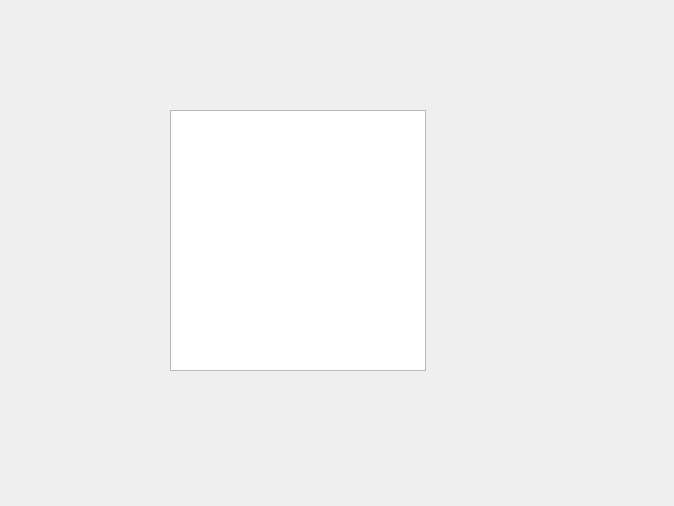
<?xml version="1.0" encoding="UTF-8"?>
<ui version="4.0">
 <class>CompassClass</class>
 <widget class="QWidget" name="CompassClass">
  <property name="geometry">
   <rect>
    <x>0</x>
    <y>0</y>
    <width>674</width>
    <height>506</height>
   </rect>
  </property>
  <property name="windowTitle">
   <string>Compass</string>
  </property>
  <widget class="qbx_Compass" name="graphicsCompass">
   <property name="geometry">
    <rect>
     <x>170</x>
     <y>110</y>
     <width>256</width>
     <height>261</height>
    </rect>
   </property>
  </widget>
 </widget>
 <layoutdefault spacing="6" margin="11"/>
 <customwidgets>
  <customwidget>
   <class>qbx_Compass</class>
   <extends>QGraphicsView</extends>
   <header location="global">qbx_Compass.h</header>
  </customwidget>
 </customwidgets>
 <resources>
  <include location="compass.qrc"/>
 </resources>
 <connections/>
</ui>
